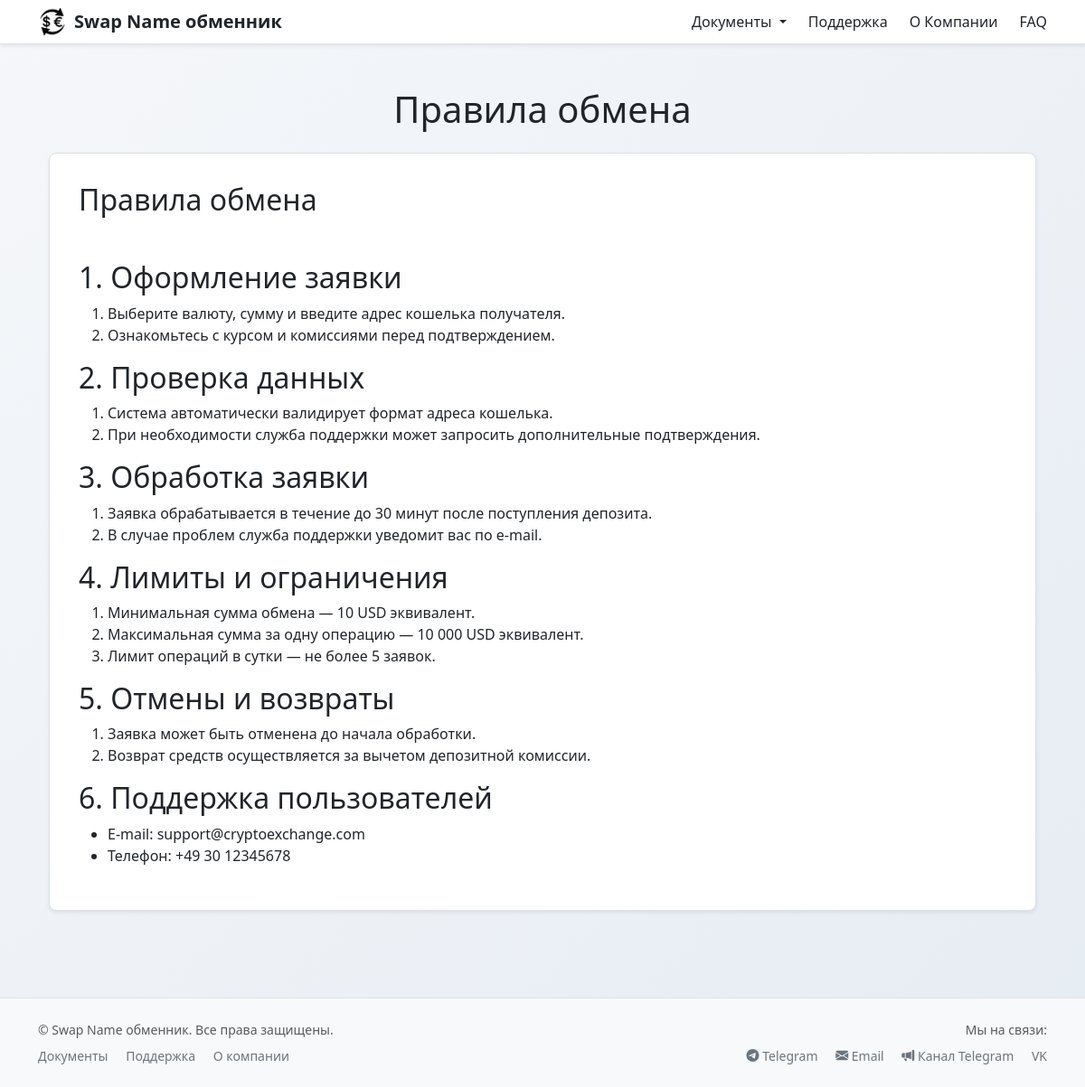
The app's page /exchange_rules/ with its own data.
### app_main/models.py (models this page shows, shortened)
class SiteSetup(models.Model):
    name = models.CharField('Название обменника', default='Swap Name', blank=True, max_length=50, help_text='Это название отображается на главной')
    pause = models.BooleanField('Обмен приостановлен', default=False)
    logo = models.ImageField("Логотип", upload_to="logos/", blank=True, null=True)
    code_to_head = models.TextField('Код в HEAD', default='', blank=True, help_text='Код в тег /head. Сюда нужно вставлять различные метрики и т.д.')
    seo_title = models.CharField('Title', max_length=255, blank=True, default='Надёжный обменник', help_text='Title для главной. ~ 45 символов')
    seo_description = models.CharField('Description', max_length=255, blank=True, default='Безопасный обмен', help_text='Descriptions для главной')
    seo_keywords = models.CharField('Keywords', max_length=255, blank=True, default='bitcoin,swap,change,crypto', help_text='Keywords для главной')
    contact_email = models.EmailField("Email для связи", blank=True, null=True)
    contact_telegram = models.URLField("Ссылка на Telegram (поддержка)", blank=True, null=True)
    news_telegram = models.URLField("Ссылка на Telegram-канал (новости)", blank=True, null=True)
    news_vk = models.URLField("Ссылка на VK-группу (новости)", blank=True, null=True)
    main_title = models.CharField('Заголовок на главной', max_length=200, default="Добро пожаловать в Обменник!")
    main_subtitle = models.CharField('Подзаголовок на главной', max_length=300, default="Обменивайте криптовалюту быстро, безопасно и удобно.")
    popular_rates = models.ManyToManyField('RateMoney', blank=True, related_name='popular_rates', verbose_name='Популярные монеты')
    stablecoin_list = models.TextField('Список стейблкоинов', default='USDT, USDC, DAI,BUSD,USDP,TUSD,USDD,GUSD,FDUSD,PYUSD, USDE, FRAX, USDY, USD Yield')
    xml_link = models.CharField('XML', max_length=100, default='xml_export/', help_text='Адрес для файла экспорта курсов в xml')
    fee = models.FloatField('Комиссия обменника, в %', default='1.00')
    content = CKEditor5Field('Текст', config_name="default",
                             default='Благодарим за выбор нашего сервиса! Для завершения обмена просьба написать оператору и договориться на время посещения офиса')
    class Meta:
        verbose_name = 'Настройки обменника'
        verbose_name_plural = '5 Настройки обменника'

class SiteDocument(models.Model):
    doc_type = models.CharField("Тип документа", choices=DocumentType.choices, max_length=50, unique=True, default=DocumentType.RULES)
    slug = models.SlugField(max_length=64, unique=True, editable=False)
    content = CKEditor5Field(config_name="default")
    class Meta:
        verbose_name = "Документ"
        verbose_name_plural = "6 Документы"

### app_main/views.py (the view)
# urls.py: path('<slug:slug>/', SiteDocumentDetailView.as_view(), name='site_document'),
class SiteDocumentDetailView(DetailView):
    model = SiteDocument
    template_name = 'app_main/templates/app_main/document_detail.html'
    context_object_name = 'document'
    def get_object(self):
        try:
            return SiteDocument.objects.get(slug=self.kwargs['slug'])
        except SiteDocument.DoesNotExist:
            return HttpResponseRedirect(reverse('exchange_home'))

### app_main/context_processors.py (called while the page is built)
def site_setup(request):
    obj = SiteSetup.objects.first()
    if not obj:
        obj = SiteSetup.objects.create(name="Обменник")
    return {"site_setup": obj}

### templates/app_main/templates/app_main/document_detail.html (shortened to what this page needs)
{% extends 'base.html' %}
{% block content %}
    <div class="container py-4">
        <h1 class="mb-4 text-center">{{ document.get_doc_type_display }}</h1>
        <div class="document-box">
            {{ document.content|safe }}
        </div>
    </div>
{% endblock %}

### templates/base.html (shortened to what this page needs)
{% load static %}
<!DOCTYPE html>
<html lang="ru">
<head>
    <link href="https://cdn.jsdelivr.net/npm/bootstrap@5.3.3/dist/css/bootstrap.min.css" rel="stylesheet">
    <link href="https://cdn.jsdelivr.net/npm/bootstrap-icons@1.10.5/font/bootstrap-icons.css" rel="stylesheet">
    <link rel="stylesheet" href="{% static 'css/style.css' %}">
</head>
<body class="bg-light text-dark">
{% include "header.html" %}
<main class="container py-4">
    {% block content %}{% endblock %}
</main>
{% include "footer.html" %}
</body>
</html>

### templates/header.html (shortened to what this page needs)
{% load static %}
<header class="bg-body border-bottom shadow-sm py-2">
    <div class="container d-flex justify-content-between align-items-center">
        <a href="/" class="d-flex align-items-center text-decoration-none">
            {% if site_setup.logo %}
                <img src="{{ site_setup.logo.url }}" alt="{{ site_setup.name }}" height="32" class="me-2 logo-img">
            {% else %}
                <img src="{% static 'images/logo.png' %}" alt="{{ site_setup.name }}" height="32" class="me-2 logo-img">
            {% endif %}
            <span class="fs-5 fw-bold site-title">{{ site_setup.name|default:"Обменник" }}</span>
        </a>
        <nav class="d-none d-md-flex gap-4 align-items-center">
            <div class="dropdown">
        <span class="nav-link dropdown-toggle" id="docsDropdown" role="button"
              data-bs-toggle="dropdown" aria-expanded="false" style="cursor: pointer;">
          Документы
        </span>
            </div>
            <a href="{% url 'site_document' slug='support' %}" class="nav-link">Поддержка</a>
            <a href="{% url 'site_document' slug='about' %}" class="nav-link">О Компании</a>
            <a href="{% url 'site_document' slug='faq' %}" class="nav-link">FAQ</a>
        </nav>
    </div>
</header>

### templates/footer.html
<footer class="site-footer border-top mt-5 py-4">
    <div class="container">
        <div class="row text-muted small">
            <div class="col-md-6 mb-3 mb-md-0">
                <div>&copy; {{ now|date:"Y" }} {{ site_setup.name }}. Все права защищены.</div>
                <div class="mt-2">
                    <a href="{% url 'site_document' slug='terms_of_service' %}" class="footer-link me-3">Документы</a>
                    <a href="{% url 'site_document' slug='support' %}" class="footer-link me-3">Поддержка</a>
                    <a href="{% url 'site_document' slug='about' %}" class="footer-link">О компании</a>
                </div>
            </div>
            <div class="col-md-6 text-md-end">
                {% include "app_main/templates/app_main/_contacts.html" %}
            </div>
        </div>
    </div>
</footer>

### templates/app_main/templates/app_main/_contacts.html (shortened to what this page needs)
{% if site_setup.contact_email or site_setup.contact_telegram or site_setup.news_telegram or site_setup.news_vk %}
    <div class="mb-2">Мы на связи:</div>
{% endif %}
{% if site_setup.contact_telegram %}
    <span class="footer-link me-3" onclick="window.open('{{ site_setup.contact_telegram }}', '_blank')"
          style="cursor: pointer;">
    <i class="bi bi-telegram"></i> Telegram
  </span>
{% endif %}
{% if site_setup.contact_email %}
    <span id="email-link" class="footer-link me-3" style="cursor: pointer;">
    <i class="bi bi-envelope-fill"></i> Email
  </span>
{% endif %}
{% if site_setup.news_telegram %}
    <span class="footer-link me-3" onclick="window.open('{{ site_setup.news_telegram }}', '_blank')"
          style="cursor: pointer;">
    <i class="bi bi-megaphone-fill"></i> Канал Telegram
  </span>
{% endif %}
{% if site_setup.news_vk %}
    <span class="footer-link" onclick="window.open('{{ site_setup.news_vk }}', '_blank')" style="cursor: pointer;">
     VK
  </span>
{% endif %}

### static/css/style.css (style rules this page uses)
:root { --bs-primary: #3a5ca4; --bs-primary-rgb: 58, 92, 164; }
body { background: linear-gradient(to bottom right, #f5f7fa, #e6ecf3); color: #212529; }
a { color: inherit; text-decoration: none; }
header { background-color: #ffffff; border-bottom: 1px solid #dee2e6; }
.site-title { color: #212529; }
footer.site-footer { background-color: #f8f9fa; color: #6c757d; border-top: 1px solid #dee2e6; }
.site-footer .footer-link { color: #6c757d; text-decoration: none; }
.document-box { border: 1px solid #dee2e6; border-radius: 0.5rem; padding: 2rem; background-color: #fff; margin: 0 auto; box-shadow: 0 .125rem .25rem rgba(0, 0, 0, .075); word-wrap: break-word; }

### records on screen
SiteSetup: name "Swap Name обменник"
SiteDocument: doc_type "Правила обмена", content "Правила обмена 1. Оформление заявки Выберите валюту, сумму и введите адрес кошелька получателя. Ознакомьтесь с курсом и комиссиями перед подтверждением. 2. Проверка данных Система автоматически валидирует формат адреса кошелька. При необходимости служба поддержки может запросить дополнительные подтверждения. 3. Обработка заявки Заявка обрабатывается в течение до 30 минут после поступления депозита. В случае проблем служба поддержки уведомит вас по e-mail. 4. Лимиты и ограничения Минимальная сумма обмена — 10 USD эквивалент. Максимальная сумма за одну операцию — 10 000 USD эквивалент. Лимит операций в сутки — не более 5 заявок. 5. Отмены и возвраты Заявка может быть отменена до начала…"
